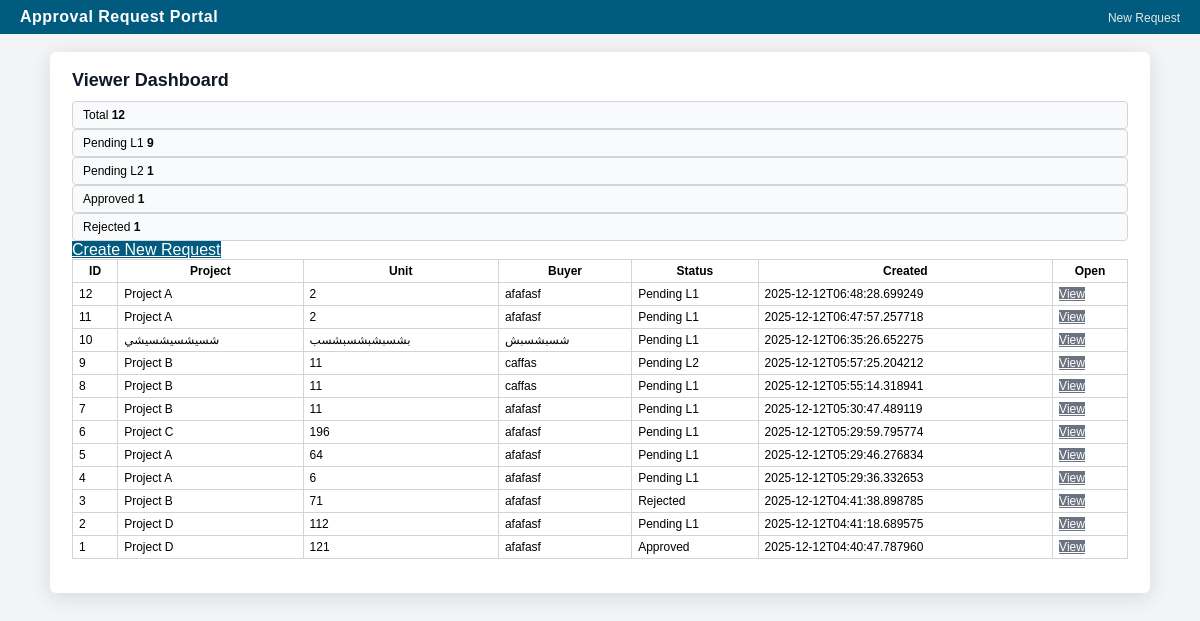
Screenshot of /viewer (signed in) with the database file from the repository.
### tables this page shows
CREATE TABLE requests (
        id INTEGER PRIMARY KEY AUTOINCREMENT,
        created_at TEXT,
        updated_at TEXT,
        status TEXT,            -- Pending L1, Pending L2, Approved, Rejected
        current_step INTEGER,   -- 1, 2, 0
        edit_token TEXT,

        project_name TEXT,
        unit_number TEXT,
        paid_amount TEXT,
        buyer_name TEXT,
        agent_name TEXT,
        agency_name TEXT,
        agent_contact TEXT,

        price_reduction_selected INTEGER,
        bulk_discount_selected INTEGER,
        change_payment_plan_selected INTEGER,
        unit_switch_selected INTEGER,
        unit_cancellation_selected INTEGER,
        refund_selected INTEGER,
        late_payment_selected INTEGER,
        waiver_late_fee_selected INTEGER,
        issuance_spa_selected INTEGER,
        registration_dld_selected INTEGER,
        others_selected INTEGER,

        pr_listed_price TEXT,
        pr_discount_amount TEXT,
        pr_selling_price TEXT,
        pr_discount_percent TEXT,

        bd_listed_price TEXT,
        bd_discount_amount TEXT,
        bd_selling_price TEXT,
        bd_discount_percent TEXT,
        bd_units TEXT,

        cpp_down_payment_percent TEXT,
        cpp_down_payment_date TEXT,
        cpp_2nd_payment_percent TEXT,
        cpp_2nd_payment_date TEXT,
        cpp_3rd_payment_percent TEXT,
        cpp_3rd_payment_date TEXT,
        cpp_4th_payment_percent TEXT,
        cpp_4th_payment_date TEXT,
        cpp_5th_payment_percent TEXT,
        cpp_5th_payment_date TEXT,
        cpp_6th_payment_percent TEXT,
        cpp_6th_payment_date TEXT,
        cpp_completion_percent TEXT,
        cpp_completion_date TEXT,

        us_booked_unit TEXT,
        us_new_unit TEXT,
        us_new_unit_selling_price TEXT,

        uc_amount_paid TEXT,

        rf_booking_fees_amount TEXT,
        rf_payment_amount TEXT,
        rf_refund_amount TEXT,

        lp_payment_schedule_no TEXT,
        lp_initial_due_date TEXT,
        lp_new_payment_date TEXT,
        lp_penalty_amount TEXT,
        lp_overdue_period TEXT,

        wl_downpayment_spa_date TEXT,
        wl_2nd_payment_spa_date TEXT,
        wl_3rd_payment_spa_date TEXT,
        wl_4th_payment_spa_date TEXT,
        wl_5th_payment_spa_date TEXT,
        wl_6th_payment_spa_date TEXT,

        wl_penalty_amount TEXT,
        wl_waiver_amount TEXT,

        spa_down_payment_received TEXT,
        spa_percent TEXT,

        dld_down_payment_received TEXT,
        dld_percent TEXT,

        others_text TEXT,

        doc_kyc TEXT,
        doc_reservation_agreement TEXT,
        doc_spa TEXT,
        doc_others TEXT,
        comments TEXT,

        requested_by_signature TEXT,
        requested_by_date TEXT
    );

### app.py (the view)
@app.route("/viewer")
def viewer_dashboard():
    if not session.get("viewer"):
        return redirect(url_for("viewer_login"))
    conn = sqlite3.connect("approval_requests.db")
    conn.row_factory = sqlite3.Row
    cur = conn.cursor()
    stats = {
        "total": cur.execute("SELECT COUNT(*) FROM requests").fetchone()[0],
        "pending_l1": cur.execute("SELECT COUNT(*) FROM requests WHERE status='Pending L1'").fetchone()[0],
        "pending_l2": cur.execute("SELECT COUNT(*) FROM requests WHERE status='Pending L2'").fetchone()[0],
        "approved": cur.execute("SELECT COUNT(*) FROM requests WHERE status='Approved'").fetchone()[0],
        "rejected": cur.execute("SELECT COUNT(*) FROM requests WHERE status='Rejected'").fetchone()[0],
    }
    cur.execute("SELECT * FROM requests ORDER BY id DESC")
    all_requests = cur.fetchall()
    conn.close()
    return render_template(
        "viewer_dashboard.html",
        login_only=False,
        stats=stats,
        all_requests=all_requests
    )

### templates/viewer_dashboard.html (shortened to what this page needs)
{% extends "base.html" %}
{% block content %}
{% if login_only %}
  <div class="login-box">
    <h2>Viewer Login</h2>
    {% if error %}
      <div class="error-box">{{ error }}</div>
    {% endif %}
    <form method="post" class="form-card">
      <div class="form-group">
        <label>Username:</label>
        <input name="username" class="input-line">
      </div>
      <div class="form-group">
        <label>Password:</label>
        <input type="password" name="password" class="input-line">
      </div>
      <button class="btn-primary" type="submit">Login</button>
    </form>
  </div>
{% else %}
<h2 class="page-title">Viewer Dashboard</h2>
<div class="stats-grid">
  <div class="stat-box">Total <strong>{{ stats.total }}</strong></div>
  <div class="stat-box">Pending L1 <strong>{{ stats.pending_l1 }}</strong></div>
  <div class="stat-box">Pending L2 <strong>{{ stats.pending_l2 }}</strong></div>
  <div class="stat-box stat-approved">Approved <strong>{{ stats.approved }}</strong></div>
  <div class="stat-box stat-rejected">Rejected <strong>{{ stats.rejected }}</strong></div>
</div>
<div class="actions">
    <a class="btn-primary" href="{{ url_for('new_request') }}">Create New Request</a>
</div>
<div class="table-wrapper">
  <table class="table table-compact">
    <tr>
      <th>ID</th>
      <th>Project</th>
      <th>Unit</th>
      <th>Buyer</th>
      <th>Status</th>
      <th>Created</th>
      <th>Open</th>
    </tr>
    {% for r in all_requests %}
    <tr>
      <td>{{ r.id }}</td>
      <td>{{ r.project_name }}</td>
      <td>{{ r.unit_number }}</td>
      <td>{{ r.buyer_name }}</td>
      <td>{{ r.status }}</td>
      <td>{{ r.created_at }}</td>
      <td>
        <a class="btn-secondary btn-small"
           href="{{ url_for('view_request', req_id=r.id) }}">
          View
        </a>
      </td>
    </tr>
    {% endfor %}
  </table>
</div>
{% endif %}
{% endblock %}

### templates/base.html (shortened to what this page needs)
<!doctype html>
<html lang="en" dir="ltr">
<head>
</head>
<body>
<header>
    <div class="title">Approval Request Portal</div>
    <div class="mini-nav">
        <a href="/request/new">New Request</a>
    </div>
</header>
<div class="page">
    <div class="page-inner">
        {% block content %}{% endblock %}
    </div>
</div>
</body>
</html>

### templates/base.html (style rules this page uses)
:root { --primary:#005b7f; --primary-soft:#e6f2f7; --accent:#c89e5b; --bg:#f3f4f6; --border:#d1d5db; --danger:#ef4444; --success:#16a34a; --warning:#f59e0b; }
* { box-sizing:border-box; }
body { font-family: Arial, sans-serif; background:var(--bg); margin:0; padding:0; }
header { background:var(--primary); color:#fff; padding:8px 20px; font-size:16px; display:flex; justify-content:space-between; align-items:center; }
header .title { font-weight:bold; letter-spacing:.5px; }
header .mini-nav a { color:#e5e7eb; margin-left:10px; font-size:12px; text-decoration:none; }
.page { max-width: 1100px; margin:18px auto; background:#fff; border-radius:6px; box-shadow:0 4px 20px rgba(15,23,42,.12); overflow:hidden; }
.page-inner { padding:18px 22px 24px; }
h1,h2,h3 { margin:0 0 10px; }
h2 { font-size:18px; color:#111827; }
table { width:100%; border-collapse:collapse; margin-bottom:10px; }
table td, table th { border:1px solid var(--border); padding:4px 6px; font-size:12px; vertical-align:top; }
.btn-primary { background:var(--primary); color:#fff; }
.btn-secondary { background:#6b7280; color:#fff; }
.stat-box { background:#f9fafb; border:1px solid var(--border); border-radius:4px; padding:6px 10px; font-size:12px; }

### rows the page displays
requests: id "12", project_name "Project A", unit_number "2", buyer_name "afafasf", status "Pending L1", created_at "2025-12-12T06:48:28.699249"
requests: id "11", project_name "Project A", unit_number "2", buyer_name "afafasf", status "Pending L1", created_at "2025-12-12T06:47:57.257718"
requests: id "10", project_name "شسيشسيشسيشي", unit_number "بشسبشبشسبشسب", buyer_name "شسبشسبش", status "Pending L1", created_at "2025-12-12T06:35:26.652275"
requests: id "9", project_name "Project B", unit_number "11", buyer_name "caffas", status "Pending L2", created_at "2025-12-12T05:57:25.204212"
requests: id "8", project_name "Project B", unit_number "11", buyer_name "caffas", status "Pending L1", created_at "2025-12-12T05:55:14.318941"
requests: id "7", project_name "Project B", unit_number "11", buyer_name "afafasf", status "Pending L1", created_at "2025-12-12T05:30:47.489119"
requests: id "6", project_name "Project C", unit_number "196", buyer_name "afafasf", status "Pending L1", created_at "2025-12-12T05:29:59.795774"
requests: id "5", project_name "Project A", unit_number "64", buyer_name "afafasf", status "Pending L1", created_at "2025-12-12T05:29:46.276834"
requests: id "4", project_name "Project A", unit_number "6", buyer_name "afafasf", status "Pending L1", created_at "2025-12-12T05:29:36.332653"
requests: id "3", project_name "Project B", unit_number "71", buyer_name "afafasf", status "Rejected", created_at "2025-12-12T04:41:38.898785"
requests: id "2", project_name "Project D", unit_number "112", buyer_name "afafasf", status "Pending L1", created_at "2025-12-12T04:41:18.689575"
requests: id "1", project_name "Project D", unit_number "121", buyer_name "afafasf", status "Approved", created_at "2025-12-12T04:40:47.787960"

### other values shown
{{ stats.total }} "12"
{{ stats.pending_l1 }} "9"
{{ stats.pending_l2 }} "1"
{{ stats.approved }} "1"
{{ stats.rejected }} "1"
